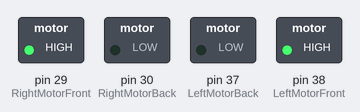
A sketch run on a simulated Arduino Mega 2560, built with avr-gcc and run on an emulated ATmega2560. Parts: switched loads named in the sketch (green lamp = pin HIGH).

Above: at 0.1 s.
Timing chart, 0 to 1.6 s (numbered marks = the images above):
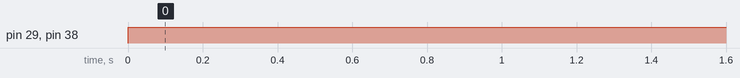

Measured:
- by itself, pin 29 (RightMotorFront), pin 38 (LeftMotorFront): LOW → HIGH at 0.00 s

The sketch:

test_moteur.ino
```cpp
int LeftMotorFront = 38 ;
int LeftMotorBack = 37 ;
int RightMotorFront = 29 ;
int RightMotorBack = 30 ;

void setup() {
  // put your setup code here, to run once:
pinMode (LeftMotorFront,OUTPUT);
pinMode (LeftMotorBack,OUTPUT);
pinMode (RightMotorFront,OUTPUT);
pinMode (RightMotorBack,OUTPUT);
}

void loop() {
  // put your main code here, to run repeatedly:
  digitalWrite(LeftMotorFront, HIGH) ;
  digitalWrite(LeftMotorBack, LOW);
  digitalWrite(RightMotorFront, HIGH);
  digitalWrite(RightMotorBack, LOW);

 // digitalWrite(RightMotorFront, HIGH);
//  digitalWrite(RightMotorBack, LOW);
}
```
